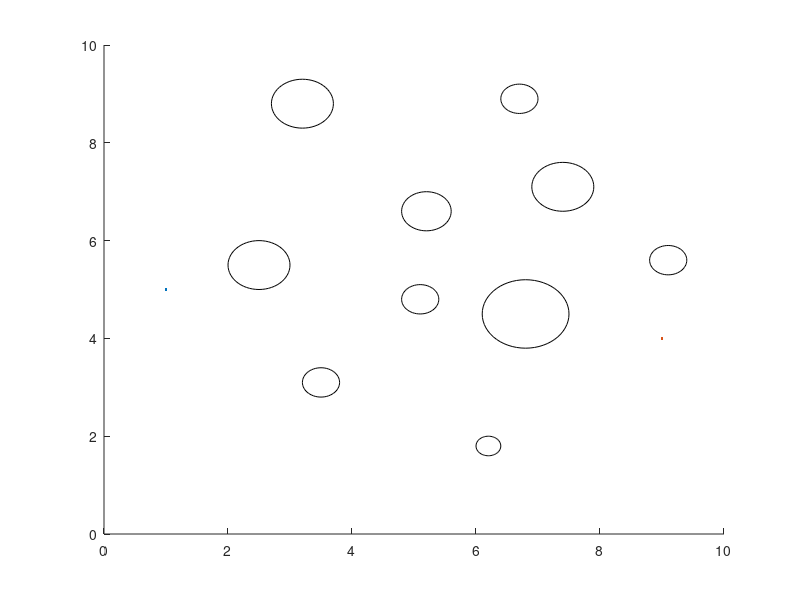

Source code (MATLAB): (Note: this script raises an error after producing the figure.)


%% 初始化
% 最大迭代次数
RRTCountMax = 30000;
APFCountMax = 30000;
% 地图范围
mapLimit = [0, 10, 0, 10];
% 步长
RRTstep = 0.1;
APFstep = 0.007;
% 起始点、目标点
% select = 5;
starts = [1, 5; 1, 1; 1, 9; 1, 3; 4,4];
targets = [9, 4; 9,9; 9, 1; 5, 9; 9,8];

select = 1;
start = starts(select, :);
target = targets(select, :);

% 障碍物 x y r
obs = [
       3.5, 3.1, 0.3;
       2.5, 5.5, 0.5;
       5.2, 6.6, 0.4;
       6.8, 4.5, 0.7;
       7.4, 7.1, 0.5;
       5.1, 4.8, 0.3;
       3.2, 8.8, 0.5;
       6.7, 8.9, 0.3;
       6.2, 1.8, 0.2;
       9.1, 5.6, 0.3
    ];


% kAttr, kRep
kAttr = 1;
kRep = 5;
kObs = 3;


axis(mapLimit);
hold on;
cla;
for i = 1: size(obs, 1)
    rectangle('Position', [obs(i,1)-obs(i,3), obs(i,2)-obs(i,3), obs(i,3) * 2, obs(i,3) * 2], 'Curvature', [1 1]);
end
plot(start(1), start(2), '.', markersize=30, color='red');
plot(target(1), target(2), '.', markersize=30, color='green');

% 
ok = false;
result = [];
while ~ok
    ok = true;
    rrt_result = RRTstar(mapLimit, start, target, obs, RRTstep, RRTCountMax);
    if isempty(rrt_result)
        disp("rrt star cannot find path")
        return
    end
    
    if size(rrt_result, 1) == 1
        disp('start == target')
        return
    end

    plot(rrt_result(:, 1), rrt_result(:, 2), '-', color='blue');
    
    for i = 2: size(rrt_result, 1)
        apf_start = rrt_result(i - 1, :);
        apf_target = rrt_result(i, :);
        [apf_result, success, newStart, count, obs] = APF(mapLimit, start, target,apf_start, apf_target, obs, APFstep, APFCountMax, kAttr, kRep, kObs);
        result = [result; apf_result];
        if (success == false)
            ok = false;
            start = newStart;
            break;
        end
    end
end


plot(result(:, 1), result(:, 2), '.', color='red');





